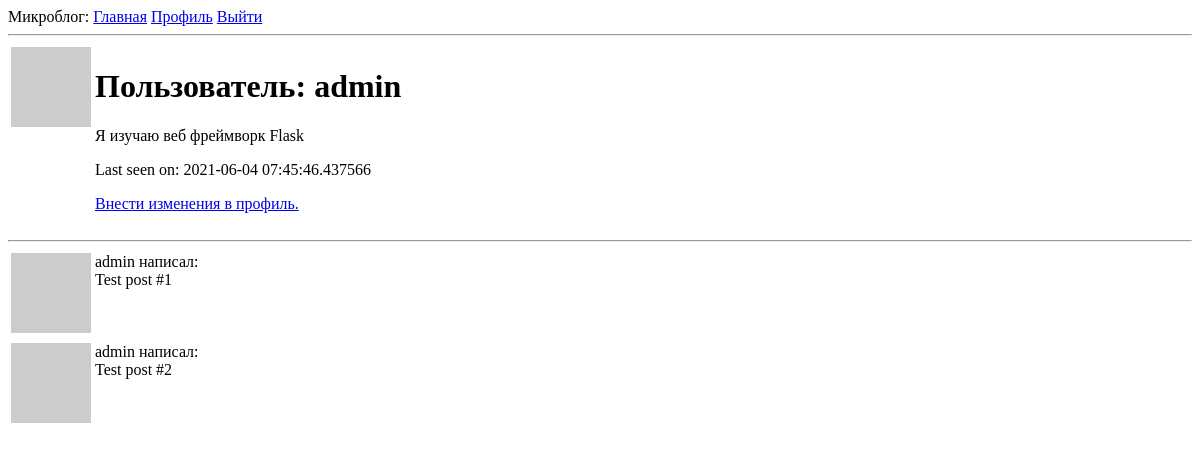
The page /user/admin (signed in) on the database as committed earlier.
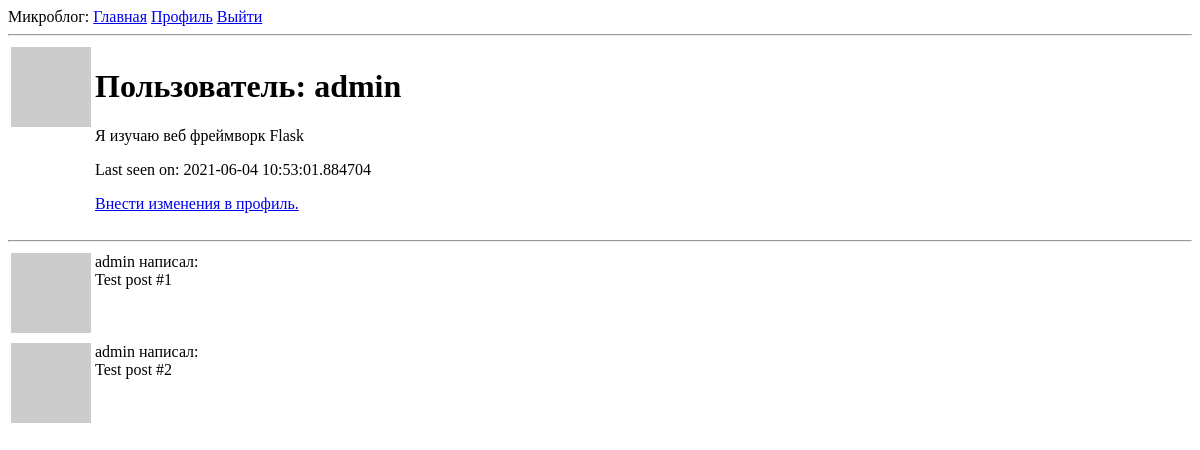
The same page on the database as committed later.
### app/models.py (models this page shows, shortened)
class User(UserMixin, db.Model):
    id = db.Column(db.Integer, primary_key=True)
    username = db.Column(db.String(64), index=True, unique=True)
    email = db.Column(db.String(120), index=True, unique=True)
    password_hash = db.Column(db.String(128))
    posts = db.relationship('Post', backref='author', lazy='dynamic')
    about_me = db.Column(db.String(140))
    last_seen = db.Column(db.DateTime, default=datetime.utcnow)
    def avatar(self, size):
        digest = md5(self.email.lower().encode('utf-8')).hexdigest()
        return 'https://www.gravatar.com/avatar/{}?d=identicon&s={}'.format(
            digest, size)

### app/routes.py (the view)
@app.route('/user/<username>')
@login_required
def user(username):
    user = User.query.filter_by(username=username).first_or_404()
    posts = [
        {'author': user, 'body': 'Test post #1'},
        {'author': user, 'body': 'Test post #2'}
    ]
    return render_template('user.html', user=user, posts=posts)

### app/models.py (called while the page is built)
@login.user_loader
def load_user(id):
    return User.query.get(int(id))

### app/routes.py (called while the page is built)
@app.before_request
def before_request():
    if current_user.is_authenticated:
        current_user.last_seen = datetime.utcnow()
        db.session.commit()

### app/templates/user.html
{% extends "base.html" %}
{% block content %}
    <table>
        <tr valign="top">
            <td><img src="{{ user.avatar(128) }}"></td>
            <td>
                <h1>Пользователь: {{ user.username }}</h1>
                {% if user.about_me %}<p>{{ user.about_me }}</p>{% endif %}
                {% if user.last_seen %}<p>Last seen on: {{ user.last_seen }}</p>{% endif %}
                {% if user == current_user %}
                <p><a href="{{ url_for('edit_profile') }}">Внести
                    изменения в профиль.</a></p>
                {% endif %}
            </td>
        </tr>
    </table>
    <hr>
    {% for post in posts %}
        {% include '_post.html' %}
    {% endfor %}
{% endblock %}

### app/templates/base.html (shortened to what this page needs)
<!DOCTYPE html>
<html lang="ru">
<head>
</head>
<body>
    <div>Микроблог:
        <a href="{{ url_for('index') }}">Главная</a>
        {% if current_user.is_anonymous %}
        <a href="{{ url_for('login') }}">Войти</a>
        {% else %}
        <a href="{{ url_for('user', username=current_user.username) }}">Профиль</a>
        <a href="{{ url_for('logout') }}">Выйти</a>
        {% endif %}
    </div>
    <hr>
    {% block content %}{% endblock %}
</body>
</html>

### app/templates/_post.html
<table>
    <tr valign="top">
        <td><img src="{{ post.author.avatar(36) }}"></td>
        <td>{{ post.author.username }} написал:<br>{{ post.body }}</td>
    </tr>
</table>

Rows that differ between the two databases and show on the page:
changed User "admin": last_seen "2021-06-04 07:45:46.437566" → "2021-06-04 10:53:01.884704"
